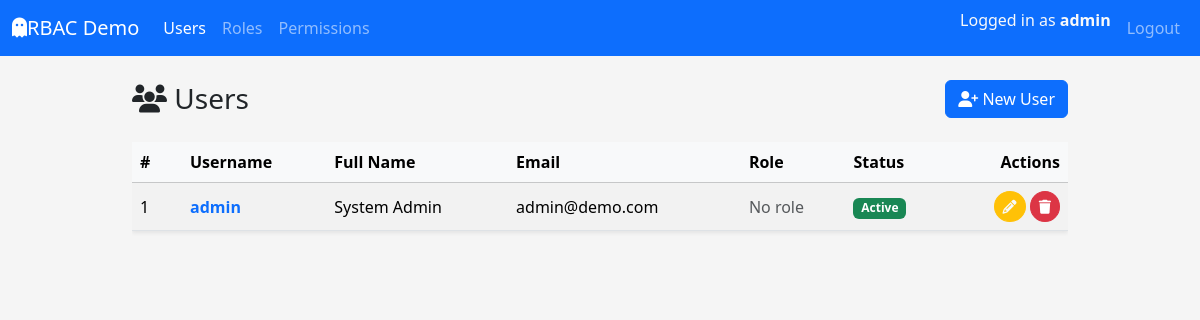
Before: /users/ (signed in) with the older database file.
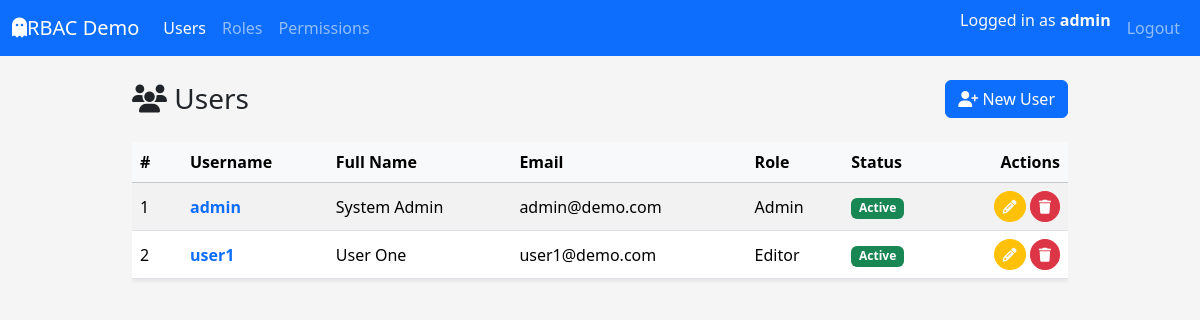
After: the same page with the newer database file.
### app/models/user.py (models this page shows, shortened)
class UserTable(UserMixin,db.Model):
    __tablename__ = "tbl_users"
    id = db.Column(db.Integer, primary_key=True)
    username = db.Column(db.String(80), unique=True, nullable=False)
    email = db.Column(db.String(120), unique=True, nullable=False)
    fullname = db.Column(db.String(120), nullable=False)
    is_active = db.Column(db.Boolean, default=True, nullable=False)
    password_hash = db.Column(db.String(255), nullable=False)
    created_at = db.Column(db.DateTime, default=datetime.utcnow, nullable=False)
    updated_at = db.Column(
        db.DateTime, default=datetime.utcnow, onupdate=datetime.utcnow, nullable=False
    )
    roles = db.relationship("RoleTable", secondary=tbl_user_roles, back_populates="users")

### app/models/role.py (models this page shows, shortened)
class RoleTable(db.Model):
    __tablename__ = "tbl_roles"
    id = db.Column(db.Integer, primary_key=True)
    name = db.Column(db.String(80), unique=True, nullable=False)
    description = db.Column(db.String(255))
    created_at = db.Column(db.DateTime, default=datetime.utcnow, nullable=False)
    updated_at = db.Column(
        db.DateTime, default=datetime.utcnow, onupdate=datetime.utcnow, nullable=False
    )
    users = db.relationship("UserTable", secondary=tbl_user_roles, back_populates="roles")
    permissions = db.relationship("PermissionTable", secondary=tbl_role_permissions, back_populates="roles")

### app/routes/user_routes.py (the view)
@user_bp.route("/")
@login_required
def index():
    users = UserService.get_all_users()
    return render_template("users/index.html", users=users)

### app/services/user_service.py (called while the page is built)
    @staticmethod
    def get_all_users() -> List[UserTable]:
        return UserTable.query.order_by(UserTable.id.asc()).all()

### app/templates/users/index.html (shortened to what this page needs)
{% extends "layouts/base.html" %}  {% block content %}
<div class="d-flex justify-content-between align-items-center mb-4">
  <h1 class="h3 mb-0"><i class="fa-solid fa-users"></i> Users</h1>
  <a href="{{ url_for('tbl_users.create') }}" class="btn btn-primary"
    ><i class="fa-solid fa-user-plus"></i> New User</a
  >
</div>
{% if users %}
<div class="table-responsive">
  <table
    class="table table-striped table-hover align-middle shadow-sm"
  >
    <thead class="table-light">
      <tr>
        <th style="width: 50px">#</th>
        <th>Username</th>
        <th>Full Name</th>
        <th>Email</th>
        <th>Role</th>
        <th>Status</th>
        <th class="text-end">Actions</th>
      </tr>
    </thead>
    <tbody>
      {% for user in users %}
      <tr>
        <td>{{ loop.index }}</td>
        <td>
          <a
            href="{{ url_for('tbl_users.detail', user_id=user.id) }}"
            class="text-decoration-none fw-semibold"
            >{{ user.username }}</a
          >
        </td>
        <td>{{ user.fullname }}</td>
        <td>{{ user.email }}</td>
        <td>
        {% if user.roles %}
          {{ user.roles[0].name }}
        {% else %}
          <span class="text-muted">No role</span>
        {% endif %}
        </td>
        <td>
          {% if user.is_active %}
          <span class="badge bg-success">Active</span>
          {% else %}
          <span class="badge bg-secondary">Inactive</span>
          {% endif %}
        </td>
        <td class="text-end">
          <a
            href="{{ url_for('tbl_users.edit', user_id=user.id) }}"
            class="btn btn-sm btn-warning rounded-circle text-light"
            title="Edit"
            ><i class="fa-solid fa-pencil"></i
          ></a>
          <a
            href="{{ url_for('tbl_users.delete_confirm', user_id=user.id) }}"
            class="btn btn-sm btn-danger rounded-circle"
            title="Delete"
            ><i class="fa-solid fa-trash"></i
          ></a>
        </td>
      </tr>
      {% endfor %}
    </tbody>
  </table>
</div>
{% else %}
<div class="alert alert-info">
  No user found.
  <a href="{{ url_for('tbl_users.create') }}">Create the first user</a>
</div>
{% endif %} {% endblock %}

### app/templates/layouts/base.html (shortened to what this page needs)
<!DOCTYPE html>
<html lang="en">
  <head>
    <link
      href="https://cdn.jsdelivr.net/npm/bootstrap@5.3.8/dist/css/bootstrap.min.css"
      rel="stylesheet"
    />
    <link
      rel="stylesheet"
      href="{{ url_for('static', filename='css/style.css') }}"
    />
  </head>
  <body>
    <nav class="navbar navbar-expand-lg navbar-dark bg-primary mb-4">
      <div class="container-fluid">
        <a class="navbar-brand" href="#">
          <i class="fa-solid fa-ghost"></i>RBAC Demo
        </a>
        <div class="collapse navbar-collapse" id="navbarMain">
          <ul class="navbar-nav me-auto mb-2 mb-lg-0">
            <li class="nav-item">
              <a
                class="nav-link {% if request.blueprint == 'tbl_users' %}active{% endif %}"
                href="{{ url_for('tbl_users.index') }}"
                >Users</a
              >
            </li>
            <li class="nav-item">
              <a
                class="nav-link {% if request.blueprint == 'tbl_roles' %}active{% endif %}"
                href="{{ url_for('tbl_roles.index') }}"
                >Roles</a
              >
            </li>
            <li class="nav-item">
              <a
                class="nav-link {% if request.blueprint == 'tbl_perms' %}active{% endif %}"
                href="{{ url_for('tbl_perms.index') }}"
                >Permissions</a
              >
            </li>
          </ul>
          <ul class="navbar-nav ms-auto mb-2 mb-lg-0">
            {% if current_user.is_authenticated %}
            <li class="nav-item">
              <span class="navbar-text me-2 text-light">
                Logged in as <strong>{{ current_user.username }}</strong>
              </span>
            </li>
            <li class="nav-item">
              <a href="{{ url_for('auth.logout') }}" class="nav-link">Logout</a>
            </li>
            {% else %}
            <li class="nav-item">
              <a href="{{ url_for('auth.login') }}" class="nav-link">Login</a>
            </li>
            {% endif %}
          </ul>
        </div>
      </div>
    </nav>
    <main class="container">
       {% block content %}{% endblock %}
    </main>
  </body>
</html>

Changed rows visible on the page:
shown differently, row unchanged: UserTable "admin": name (not shown) → "Admin"; no longer shows "No role"
added UserTable: username "user1", fullname "User One", email "user1@demo.com", name "Editor", is_active "Active"
